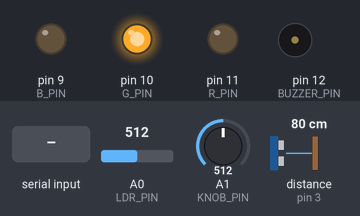
This sketch was run on a simulated Arduino Uno, built with avr-gcc and run on an emulated ATmega328P. Shown: output pins drawn as LEDs (lit = HIGH), buzzer (waves = sounding, pin HIGH). Wiring (inferred from the names in the program): ultrasonic range finder: trigger pin 4; echo pin 3. The inputs (shaded band) are chosen by the test bench; at power-on: distance to the obstacle (sensor on pin 3) 80 cm, A0 (LDR_PIN) = 512, A1 (KNOB_PIN) = 512. The echo pulse lasts 58.3 µs per cm; pins used as bus, display or sensor lines are not drawn; what the sketch prints to the serial monitor is not drawn.

Above: at 1.2 s.
1.3 s: distance to the obstacle (sensor on pin 3) set to 250 cm
4.3 s: "1\n" received over Serial
5.8 s: distance to the obstacle (sensor on pin 3) set to 2 cm
Timing chart, 0 to 8.8 s (numbered marks = the images above; inputs shaded):
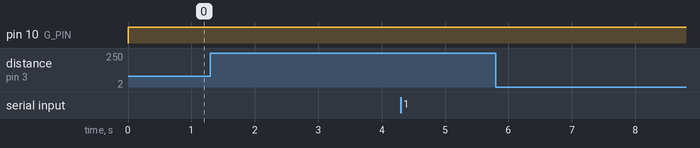

The sketch:

alarm_uno.ino
```cpp
// 步驟 5：防盜主程式（步驟 6 Gmail、步驟 7 Discord、步驟 8 儀表板共用）
// 接線：光敏電阻模組 AO → A0（VCC 接 5V、GND 接 GND）
//       旋鈕 中間腳 → A1（兩側腳接 5V 與 GND）
//       HC-SR04 Trig → D4、Echo → D3（VCC 接 5V、GND 接 GND）
//       有源蜂鳴器 + → D12（− 接 GND）
//       全彩 LED R → D11、G → D10、B → D9（各經 220 Ω；共用腳接 GND，共陽極接 5V）
// 序列埠指令（一行一個，結尾換行，不分大小寫）：
//   ARM、DISARM、MUTE、STATUS
//   MODE,TEST   進入測試模式
//   MODE,DETECT 回到偵測模式
//   TEST        測試模式中送出測試事件

const int LDR_PIN = A0;                // 光敏電阻模組 AO
const int KNOB_PIN = A1;               // 旋鈕中間腳
const int TRIG_PIN = 4;                // 超音波 Trig
const int ECHO_PIN = 3;                // 超音波 Echo
const int BUZZER_PIN = 12;             // 有源蜂鳴器
const int R_PIN = 11;                  // LED 紅（PWM）
const int G_PIN = 10;                  // LED 綠（PWM）
const int B_PIN = 9;                   // LED 藍（PWM）

const unsigned long EXIT_MS = 10000;   // 離開倒數
const unsigned long ENTRY_MS = 10000;  // 進入倒數（時間內要用 DISARM 解除）
const int LIGHT_DELTA = 150;           // 亮度和基準差這麼多，就當作盒子被打開（變亮或變暗都算，模組的方向不一定）
const int MIN_CM = 5;                  // 旋鈕最左：觸發距離
const int MAX_CM = 100;                // 旋鈕最右：觸發距離
const unsigned long REPORT_MS = 250;   // 回報間隔
const unsigned long MEASURE_MS = 70;   // 兩次量測間隔（要 ≥ 60 ms）
const float FAR_CM = 999;              // 沒有回波時當作「很遠」

const bool COMMON_ANODE = false;       // 共陽極 LED 改成 true，共用腳改接 5V
const bool BUZZER_ACTIVE_LOW = false;  // 三腳模組若是低電位觸發改成 true

enum State { DISARMED, EXIT, ARMED, ENTRY, ALARM, TEST };

State state = DISARMED;
unsigned long stateStart = 0;          // 進入目前狀態的時間
bool muted = false;                    // ALARM 時是否已靜音
float history[3] = {FAR_CM, FAR_CM, FAR_CM};  // 最近 3 次量測
int historyIndex = 0;
unsigned long lastMeasure = 0;
unsigned long lastReport = 0;
bool newDistance = false;              // 這一圈是否有新的距離
float distanceCm = FAR_CM;             // 中位數距離
int light = 0;                         // 光線 0～1023
int lightBaseline = 0;                 // 開始警戒時的光線
int triggerCm = MAX_CM;                // 旋鈕決定的觸發距離
int nearCount = 0;                     // 連續幾次距離小於觸發距離
int testBaseline = 0;                  // 進入測試模式時的光線
bool testDistSent = false;             // 測試模式：這一次靠近是否已回報
bool testLightSent = false;            // 測試模式：這一次亮光是否已回報
char cmdBuf[16];                       // 指令緩衝（最多 15 字元）
int cmdLen = 0;
bool cmdOverflow = false;

// 回傳距離（cm）；沒有收到回波時回傳 -1
float readDistanceCm() {
  digitalWrite(TRIG_PIN, LOW);  delayMicroseconds(2);
  digitalWrite(TRIG_PIN, HIGH); delayMicroseconds(10);
  digitalWrite(TRIG_PIN, LOW);
  unsigned long us = pulseIn(ECHO_PIN, HIGH, 30000UL);  // 最多等 30 ms（約 5 m）
  if (us == 0) return -1;
  return us / 58.0;
}

// 三個數取中間值：偶爾一次量錯也不會影響結果
float median3(float a, float b, float c) {
  float lo = min(a, b);
  float hi = max(a, b);
  return max(lo, min(hi, c));
}

void setColor(int r, int g, int b) {
  if (COMMON_ANODE) { r = 255 - r; g = 255 - g; b = 255 - b; }
  analogWrite(R_PIN, r);
  analogWrite(G_PIN, g);
  analogWrite(B_PIN, b);
}

void buzzer(bool on) {
  digitalWrite(BUZZER_PIN, (on != BUZZER_ACTIVE_LOW) ? HIGH : LOW);
}

const __FlashStringHelper *stateName(State s) {
  switch (s) {
    case DISARMED: return F("DISARMED");
    case EXIT:     return F("EXIT");
    case ARMED:    return F("ARMED");
    case ENTRY:    return F("ENTRY");
    case ALARM:    return F("ALARM");
    case TEST:     return F("TEST");
    default:       return F("?");
  }
}

void printState() {
  Serial.print(F("STATE,"));
  Serial.println(stateName(state));
}

// 換狀態：重設計時、靜音與連續偵測次數，並通知電腦
void setState(State s) {
  state = s;
  stateStart = millis();
  muted = false;
  nearCount = 0;
  printState();
}

// 讀三個感測器；距離每 MEASURE_MS 才量一次
void readSensors() {
  triggerCm = map(analogRead(KNOB_PIN), 0, 1023, MIN_CM, MAX_CM);
  light = analogRead(LDR_PIN);

  newDistance = false;
  if (millis() - lastMeasure >= MEASURE_MS) {
    lastMeasure = millis();
    float d = readDistanceCm();  // 最久等 30 ms，其餘時間都不會卡住
    history[historyIndex] = (d < 0) ? FAR_CM : d;
    historyIndex = (historyIndex + 1) % 3;
    distanceCm = median3(history[0], history[1], history[2]);
    newDistance = true;
  }
}

void handleCommand(const char *cmd) {
  if (strcasecmp(cmd, "ARM") == 0) {
    if (state == DISARMED) setState(EXIT);
  } else if (strcasecmp(cmd, "DISARM") == 0) {
    if (state != DISARMED) setState(DISARMED);
  } else if (strcasecmp(cmd, "MUTE") == 0) {
    if (state == ALARM) muted = true;
  } else if (strcasecmp(cmd, "STATUS") == 0) {
    printState();
  } else if (strcasecmp(cmd, "MODE,TEST") == 0) {
    testBaseline = light;  // 以此刻的亮度當測試基準
    testDistSent = false;
    testLightSent = false;
    setState(TEST);
  } else if (strcasecmp(cmd, "MODE,DETECT") == 0) {
    if (state == TEST) setState(DISARMED);
  } else if (strcasecmp(cmd, "TEST") == 0) {
    if (state == TEST) {
      Serial.print(F("TEST,PING,"));
      Serial.print(distanceCm >= FAR_CM ? -1 : (int)distanceCm);
      Serial.print(',');
      Serial.println(light);
    } else {
      Serial.println(F("ERR,TEST"));
    }
  } else {
    Serial.print(F("ERR,"));
    Serial.println(cmd);
  }
}

// 一次讀一個字元，收到換行才處理整行指令
void readCommands() {
  while (Serial.available() > 0) {
    char c = Serial.read();
    if (c == '\r') continue;
    if (c != '\n') {
      if (cmdLen < 15) cmdBuf[cmdLen++] = c;
      else cmdOverflow = true;
      continue;
    }
    cmdBuf[cmdLen] = '\0';
    if (cmdLen > 0 || cmdOverflow) handleCommand(cmdBuf);
    cmdLen = 0;
    cmdOverflow = false;
  }
}

void updateState() {
  unsigned long elapsed = millis() - stateStart;

  if (state == EXIT && elapsed >= EXIT_MS) {
    lightBaseline = light;  // 以此刻的亮度當基準
    setState(ARMED);
  } else if (state == ARMED) {
    // 距離要連續 2 次（新的中位數）小於觸發距離才算，避免誤報
    if (newDistance) nearCount = (distanceCm < triggerCm) ? nearCount + 1 : 0;
    if (nearCount >= 2) {
      Serial.println(F("DETECT,DIST"));
      setState(ENTRY);
    } else if (abs(light - lightBaseline) > LIGHT_DELTA) {
      Serial.println(F("DETECT,LIGHT"));
      setState(ENTRY);
    }
  } else if (state == ENTRY && elapsed >= ENTRY_MS) {
    setState(ALARM);
  } else if (state == TEST) {
    // 距離：連續 2 次小於觸發距離才回報一次；離開範圍後才會再回報
    if (newDistance) nearCount = (distanceCm < triggerCm) ? nearCount + 1 : 0;
    if (nearCount >= 2 && !testDistSent) {
      testDistSent = true;
      Serial.print(F("TEST,DIST,"));
      Serial.println((int)distanceCm);
    } else if (newDistance && nearCount == 0) {
      testDistSent = false;
    }
    // 光線：和基準差很多就回報一次；回到接近基準才會再回報
    if (!testLightSent && abs(light - testBaseline) > LIGHT_DELTA) {
      testLightSent = true;
      Serial.print(F("TEST,LIGHT,"));
      Serial.println(light);
    } else if (abs(light - testBaseline) < LIGHT_DELTA / 2) {
      testLightSent = false;
    }
  }
}

void updateOutputs() {
  unsigned long elapsed = millis() - stateStart;
  unsigned long t = elapsed % 1000;  // 這一秒內的第幾毫秒

  switch (state) {
    case DISARMED:
      setColor(0, 255, 0);
      buzzer(false);
      break;
    case EXIT:  // 黃燈每 500 ms 閃一次；每秒開頭嗶 100 ms
      if ((elapsed / 500) % 2 == 0) setColor(255, 120, 0);
      else setColor(0, 0, 0);
      buzzer(t < 100);
      break;
    case ARMED:
      setColor(0, 0, 255);
      buzzer(false);
      break;
    case ENTRY:  // 黃燈每 150 ms 閃一次；每秒嗶兩聲（0 ms 與 200 ms 開始，各 80 ms）
      if ((elapsed / 150) % 2 == 0) setColor(255, 120, 0);
      else setColor(0, 0, 0);
      buzzer(t < 80 || (t >= 200 && t < 280));
      break;
    case ALARM:
      setColor(255, 0, 0);
      buzzer(!muted);
      break;
    case TEST:  // 測試模式：紫燈恆亮、蜂鳴器不響
      setColor(160, 0, 255);
      buzzer(false);
      break;
  }
}

// 格式固定，網頁儀表板會解析：READ,距離,光線,觸發距離,狀態
void report() {
  if (millis() - lastReport < REPORT_MS) return;
  lastReport = millis();
  Serial.print(F("READ,"));
  Serial.print(distanceCm >= FAR_CM ? -1 : (int)distanceCm);
  Serial.print(',');
  Serial.print(light);
  Serial.print(',');
  Serial.print(triggerCm);
  Serial.print(',');
  Serial.println(stateName(state));
}

void setup() {
  Serial.begin(9600);
  pinMode(TRIG_PIN, OUTPUT);
  pinMode(ECHO_PIN, INPUT);
  pinMode(BUZZER_PIN, OUTPUT);
  pinMode(R_PIN, OUTPUT);
  pinMode(G_PIN, OUTPUT);
  pinMode(B_PIN, OUTPUT);
  buzzer(false);  // 先關掉，低電位觸發的模組開機才不會響
  printState();
}

// 全程不用 delay()，每件事都靠 millis() 計時，所以倒數中也能即時收指令
void loop() {
  readCommands();
  readSensors();
  updateState();
  updateOutputs();
  report();
}
```

Measured:
- after the input at 1.3 s, every drawn part: stays the same
- after the input at 4.3 s, every drawn part: stays the same
- after the input at 5.8 s, every drawn part: stays the same
